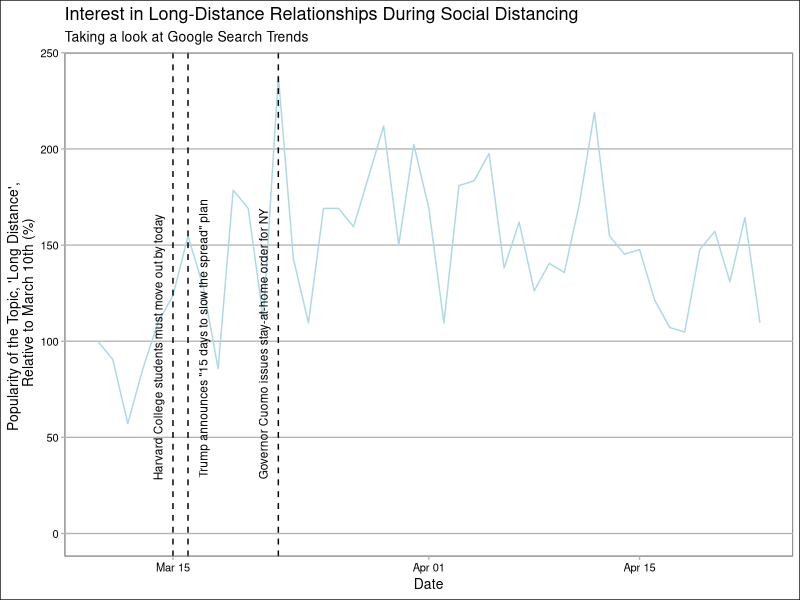
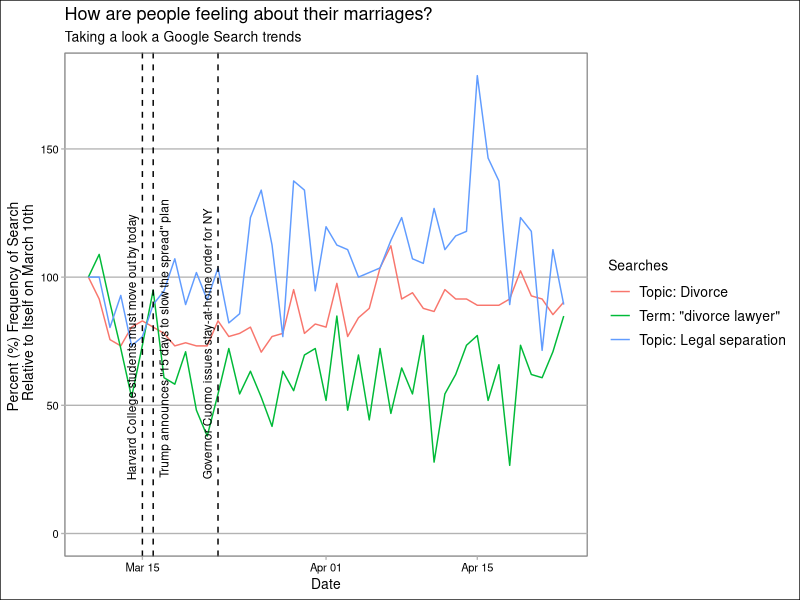
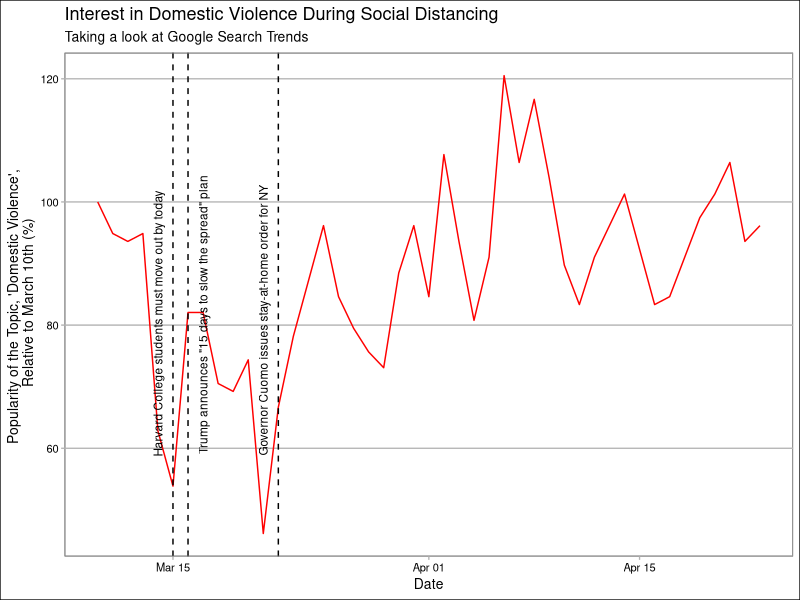

Generate these figures, in order, with R:
## ---- chunk 1
knitr::opts_chunk$set(echo = FALSE)
library(lubridate)
library(ggthemes)
library(tidyverse)
## ---- chunk 2

long_dist <- read_csv("data-sources/longdistance.csv",
         skip = 1,
         col_types = cols(
  Day = col_date(format = ""),
  `Long-distance relationship: (United States)` = col_double()
)) %>%
  rename(long_dist = `Long-distance relationship: (United States)`) %>%
  tail(-44) %>%
  mutate(long_dist = long_dist / 42 * 100)

events <- tibble(time = c(ymd(20200314),
                              ymd(20200317),
                              ymd(20200321)),
                     text = c('Harvard College students must move out by today',
                              'Trump announces "15 days to slow the spread" plan',
                              'Governor Cuomo issues stay-at-home order for NY'))

ggplot(long_dist, aes(x = Day, y = long_dist)) +
  geom_line(color = "light blue") +
  labs(
    title = "Interest in Long-Distance Relationships During Social Distancing",
    subtitle = "Taking a look at Google Search Trends",
    y = "Popularity of the Topic, 'Long Distance', \n\ Relative to March 10th (%)",
    x = "Date"
  ) +
  geom_vline(xintercept=as.numeric(long_dist$Day[c(6, 7, 13)]),
                linetype=2, colour="black") +
  geom_text(data = events, mapping = aes(label = text, y = 0, x = time), 
            angle = 90,
            hjust = -0.20,
            size = 3) +
  theme_calc()
## ---- chunk 3

divorce <- read_csv("data-sources/divorce.csv",
         skip = 1,
         col_types = cols(
  Day = col_date(format = ""),
  `Divorce: (United States)` = col_double()
)) %>%
  rename(divorce = `Divorce: (United States)`) %>%
  mutate(divorce = divorce / 82 * 100)
  
## ---- chunk 4
divorce_lawyer <- read_csv("data-sources/divorcelawyer.csv",
         skip = 1,
         col_types = cols(
  Day = col_date(format = ""),
  `divorce lawyer: (United States)` = col_double()
)) %>%
  rename(divorce_lawyer = `divorce lawyer: (United States)`) %>%
  mutate(divorce_lawyer = divorce_lawyer / 79 * 100)
## ---- chunk 5

legal_sep <- read_csv("data-sources/legalseparation.csv",
         skip = 1,
         col_types = cols(
  Day = col_date(format = ""),
  `Legal separation: (United States)` = col_double()
)) %>%
  rename(legal_sep = `Legal separation: (United States)`) %>%
  mutate(legal_sep = legal_sep / 56 * 100)

## ---- chunk 6

divorce_terms <- divorce %>%
  left_join(divorce_lawyer, by = "Day") %>%
  left_join(legal_sep, by = "Day") %>%
  tail(-44) %>%
  rename(date = Day) %>%
  pivot_longer(-date, names_to = "search", values_to = "frequency")

events <- tibble(time = c(ymd(20200314),
                              ymd(20200317),
                              ymd(20200321)),
                     text = c('Harvard College students must move out by today',
                              'Trump announces "15 days to slow the spread" plan',
                              'Governor Cuomo issues stay-at-home order for NY'))

divorce_search_terms <- divorce_terms %>%
  ggplot() +
  geom_line(aes(x = date, y = frequency, color = search)) + 
  geom_vline(xintercept=as.numeric(divorce_terms$date[c(18, 19, 37)]),
                linetype=2, colour="black") +
  theme_calc() +
  labs(title = "How are people feeling about their marriages?",
       subtitle = "Taking a look a Google Search trends",
       y = "Percent (%) Frequency of Search \n\ Relative to Itself on March 10th",
       x = "Date") +
  scale_color_discrete(name = "Searches", labels = c('Topic: Divorce',
                                                        'Term: "divorce lawyer"',
                                                        'Topic: Legal separation')) +
  geom_text(data = events, mapping = aes(label = text, y = 0, x = time), 
            angle = 90,
            hjust = -0.20,
            size = 3)

divorce_search_terms

## ---- chunk 7

dom_violence <- read_csv("data-sources/domesticviolence.csv",
         skip = 1,
         col_types = cols(
  Day = col_date(format = ""),
  `domestic violence: (United States)` = col_double()
)) %>%
  rename(dom_violence = `domestic violence: (United States)`) %>%
  tail(-44) %>%
  mutate(dom_violence = dom_violence / 78 * 100)

ggplot(dom_violence, aes(x = Day, y = dom_violence)) +
  geom_line(color = "red") +
  labs(
    title = "Interest in Domestic Violence During Social Distancing",
    subtitle = "Taking a look at Google Search Trends",
    y = "Popularity of the Topic, 'Domestic Violence', \n\ Relative to March 10th (%)",
    x = "Date"
  ) +
  geom_vline(xintercept=as.numeric(long_dist$Day[c(6, 7, 13)]),
                linetype=2, colour="black") +
  geom_text(data = events, mapping = aes(label = text, y = 50, x = time), 
            angle = 90,
            hjust = -0.20,
            size = 3) +
  theme_calc()

